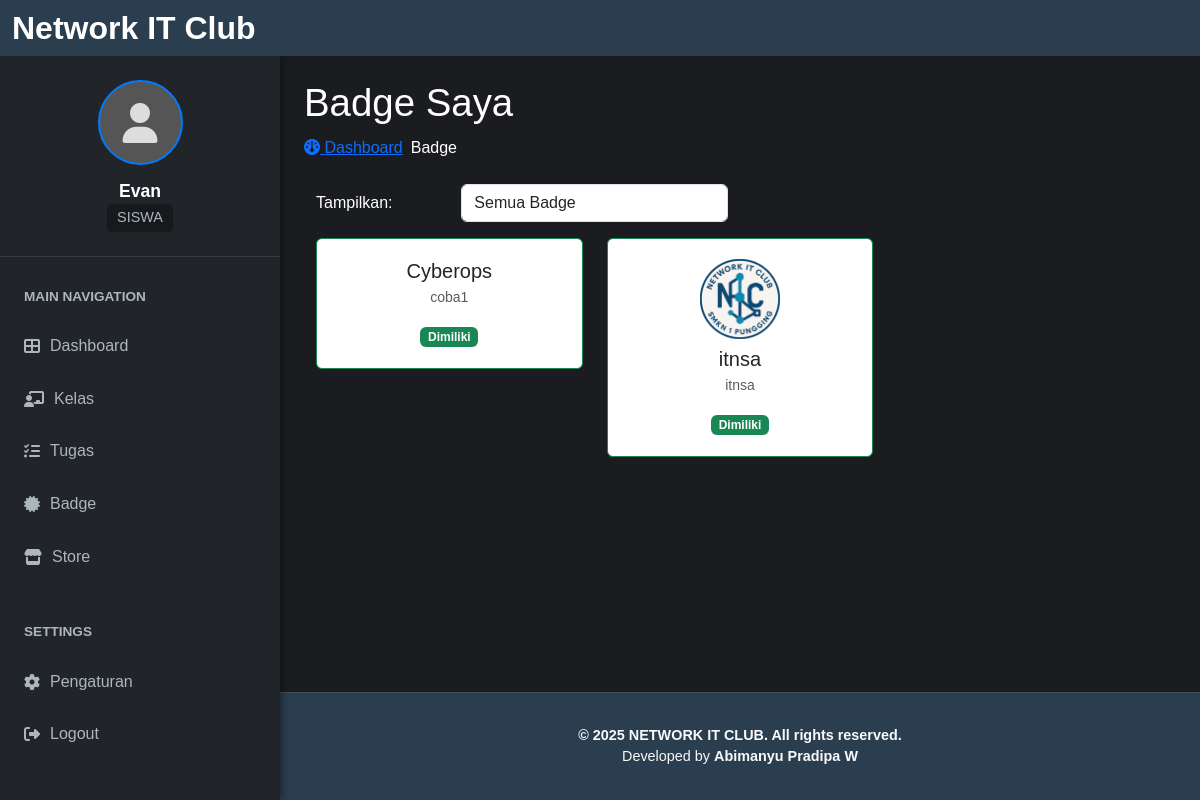
/dashboard/badge_siswa/index.php (signed in), run on the app's committed database.
### tables this page shows
CREATE TABLE `badges` (
  `id` int(11) NOT NULL,
  `name` varchar(100) NOT NULL,
  `description` text DEFAULT NULL,
  `image_url` varchar(255) DEFAULT NULL,
  `created_at` timestamp NOT NULL DEFAULT current_timestamp()
);

### dashboard/badge_siswa/index.php (the view, shortened to what this page needs)
<?php
require_once '../../includes/inc_koneksi.php';
require_once '../dashboard_header.php';
$user_id = $_SESSION['user_id'];
$page_title = "Badge Saya";
$filter = isset($_GET['filter']) ? $_GET['filter'] : 'semua';
$filter_condition = '';
$query = "
SELECT b.id, b.name, b.description, b.image_url,
       (SELECT COUNT(*) FROM user_badges WHERE badge_id = b.id AND user_id = $user_id) AS dimiliki
FROM badges b
$filter_condition
ORDER BY b.name
";
$result = mysqli_query($koneksi, $query);
?>
<div class="content-wrapper mb-5">
    <section class="content-header">
        <h1><?= $page_title ?></h1>
        <ol class="breadcrumb gap-2">
            <li><a href="../../index.php"><i class="fa fa-dashboard"></i> Dashboard</a></li>
            <li class="active">Badge</li>
        </ol>
    </section>
    <div class="container mt-4">
        <form method="GET" class="mb-3">
            <div class="form-group row align-items-center">
                <label for="filter" class="col-sm-2 col-form-label">Tampilkan:</label>
                <div class="col-sm-4">
                    <select name="filter" id="filter" class="form-control" onchange="this.form.submit()">
                        <option value="semua" <?= $filter === 'semua' ? 'selected' : '' ?>>Semua Badge</option>
                    </select>
                </div>
            </div>
        </form>
        <div class="row">
            <?php if (mysqli_num_rows($result) > 0): ?>
                <?php while ($badge = mysqli_fetch_assoc($result)): ?>
                    <div class="col-md-4 mb-4">
                        <div class="card <?= $badge['dimiliki'] ? 'border-success' : 'border-secondary' ?>">
                            <div class="card-body text-center">
                                <?php if (!empty($badge['image_url'])): ?>
                                    <img src="../../uploads/<?= htmlspecialchars($badge['image_url']) ?>" alt="<?= htmlspecialchars($badge['name']) ?>" width="80" class="mb-2">
                                <?php endif; ?>
                                <h5 class="card-title mb-1"><?= htmlspecialchars($badge['name']) ?></h5>
                                <p class="card-text text-muted small"><?= htmlspecialchars($badge['description']) ?></p>
                                <?php if ($badge['dimiliki']): ?>
                                    <span class="badge bg-success">Dimiliki</span>
                                <?php else: ?>
                                    <span class="badge bg-secondary">Belum Dimiliki</span>
                                <?php endif; ?>
                            </div>
                        </div>
                    </div>
                <?php endwhile; ?>
            <?php else: ?>
                <div class="col-12">
                    <div class="alert alert-info text-center">Belum ada badge tersedia.</div>
                </div>
            <?php endif; ?>
        </div>
    </div>
</div>
<?php require_once '../dashboard_footer.php'; ?>

### css/dashboard.css (style rules this page uses)
:root { --sidebar-width: 280px; --navbar-height: 56px; --footer-height: 60px; --header-bg: #2b3e50; --sidebar-bg: #212529; --main-content-bg: #1a1c20; --text-color: #ffffff; --accent-color: #007bff; --muted-text: #adb5bd; --navbar-brand-desktop-size: 2rem; --navbar-brand-tablet-size: 1.5rem; --navbar-brand-mobile-size: 1.25rem; --profile-name-desktop-size: 1.1rem; --profile-name-tablet-size: 1rem; --profile-name-mobile-size: 0.9rem; --profile-role-desktop-size: 0.9rem; --profile-role-tablet-size: 0.8rem; --profile-role-mobile-size: 0.7rem; --sidebar-heading-desktop-size: 0.85rem; --sidebar-heading-tablet-size: 0.75rem; --sidebar-heading-mobile-size: 0.65rem; --list-item-desktop-size: 1rem; --list-item-tablet-size: 0.9rem; --list-item-mobile-size: 0.8rem; --card-icon-desktop-size: 5rem; --card-icon-mobile-size: 4.5rem; }
body { background-color: var(--main-content-bg); color: var(--text-color); font-family: "Segoe UI", Tahoma, Geneva, Verdana, sans-serif; margin: 0; min-height: 100vh; display: flex; flex-direction: column; }
.card-body { position: relative; padding: 1.25rem; }

### dashboard/css/class.css (style rules this page uses)
:root { --blue: #2a33bf; --white: #ffffff; --black: #000000; --bg: #121212; }
body { background-color: var(--bg); color: var(--white); font-family: Arial, sans-serif; text-decoration: none; }

### dashboard/css/material.css (style rules this page uses)
h1 { font-size: 2.4rem; margin-bottom: 10px; color: #fefefe; }

### data on the page
badges: name "Cyberops", description "coba1"
badges: image_url (picture), name "itnsa", description "itnsa"

### other printed values
$logged_in_username "Evan"
$logged_in_role "SISWA"
$text "Dashboard"
$text "Kelas"
$text "Tugas"
$text "Badge"
$text "Store"
$page_title "Badge Saya"
